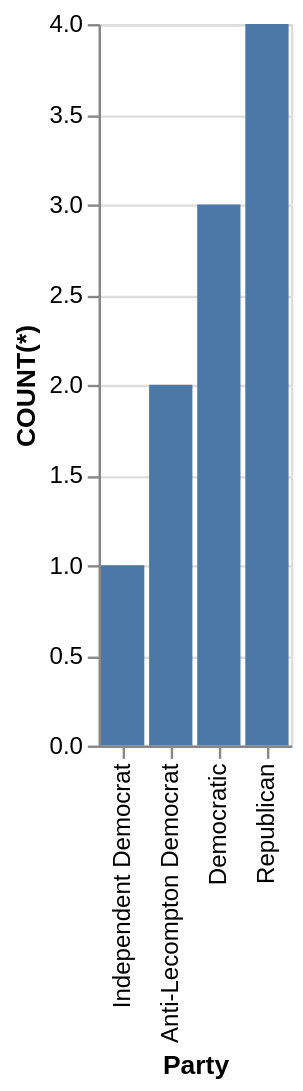

Write a Vega-Lite specification for this figure.
### Vega-Lite specification from a JSON file in a GitHub repository (floating-point values rounded to 4 significant figures)
{"data": {"values": [{"x_data": "Independent Democrat", "y_data": 1}, {"x_data": "Anti-Lecompton Democrat", "y_data": 2}, {"x_data": "Democratic", "y_data": 3}, {"x_data": "Republican", "y_data": 4}]}, "mark": "bar", "encoding": {"x": {"field": "x_data", "type": "nominal", "title": "Party", "sort": {"op": "sum", "field": "y_data", "order": "ascending"}}, "y": {"field": "y_data", "type": "quantitative", "title": "COUNT(*)"}}}
